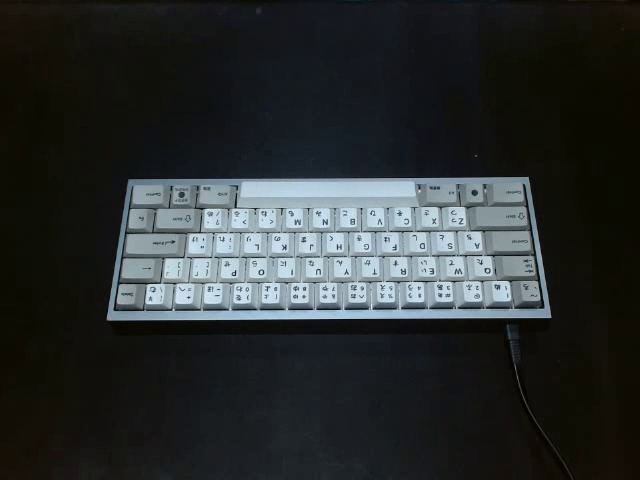
#> input picture application/backend/algorithm/images/keyboard.jpg, 640 x 480 px
$ python keyboard_detection.py
#> lines starting #> are read from the running program, lines starting #| are printed output that depends on the picture; after the words box and inside, x2 and y2 are one past the last pixel; in counts of white or black regions, pixels touching at a corner belong together
#> further down, image is the input picture: shape (480, 640, 3); mean B, G, R 46.9, 46.9, 42.7
from cv2 import cv2 as cv
import numpy as np

from copy import deepcopy

from algorithm import keyboard_map, common


# [16 lines left out: function getKeyboardImage, not called in this run]


def getEdgeFrame(frame: np.ndarray) -> np.ndarray:
    grayscaleFrame = cv.cvtColor(frame, cv.COLOR_BGR2GRAY)

    if common.DEBUG:
        cv.imshow("debug", grayscaleFrame)
        cv.waitKey(0)

    # Denoise while maintaining edges
    bilateralFilteredFrame = cv.bilateralFilter(grayscaleFrame, 11, 17, 17)
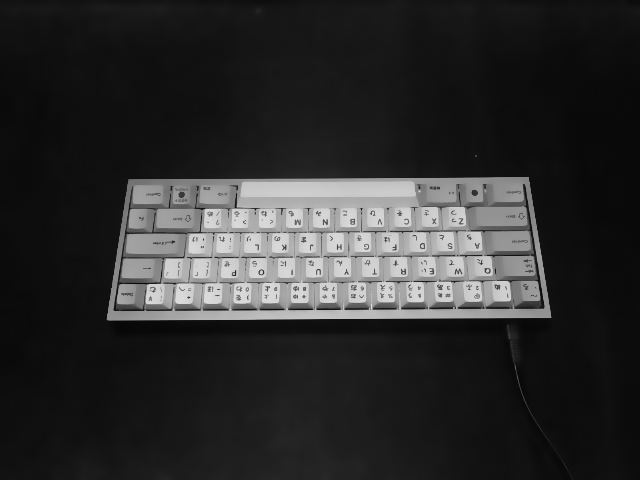
#> bilateralFilteredFrame: shape (480, 640); min 7, max 228, mean 45.7

    if common.DEBUG:
        cv.imshow("debug", bilateralFilteredFrame)
        cv.waitKey(0)

    # Perform Sobel Filtering
    sobelX = cv.Sobel(
        src=bilateralFilteredFrame,
        ddepth=cv.CV_64F,
        dx=1,
        dy=0,
        ksize=3,
        borderType=cv.BORDER_DEFAULT,
    )
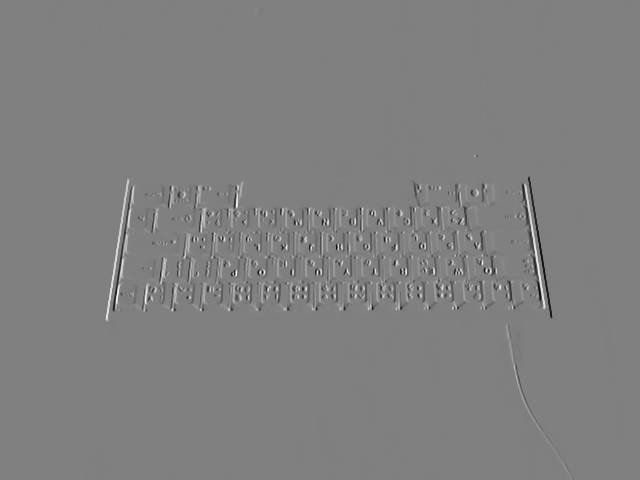
#> sobelX: shape (480, 640) float64; min -658, max 651, mean 0; drawn with min black and max white

    sobelY = cv.Sobel(
        src=bilateralFilteredFrame,
        ddepth=cv.CV_64F,
        dx=0,
        dy=1,
        ksize=3,
        borderType=cv.BORDER_DEFAULT,
    )
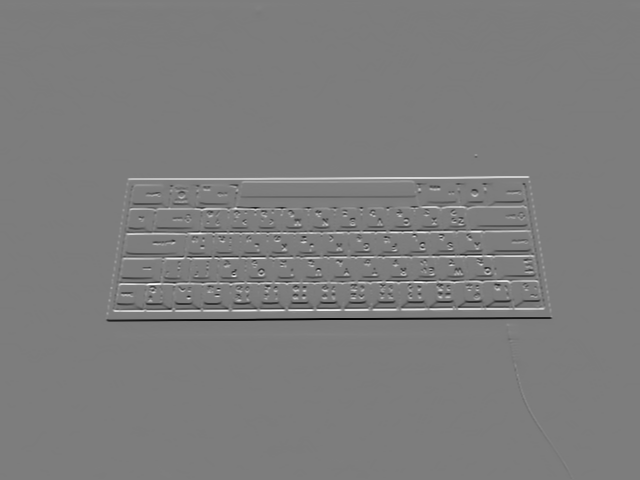
#> sobelY: shape (480, 640) float64; min -724, max 752, mean 0.1; drawn with min black and max white

    absSobelX = cv.convertScaleAbs(sobelX)
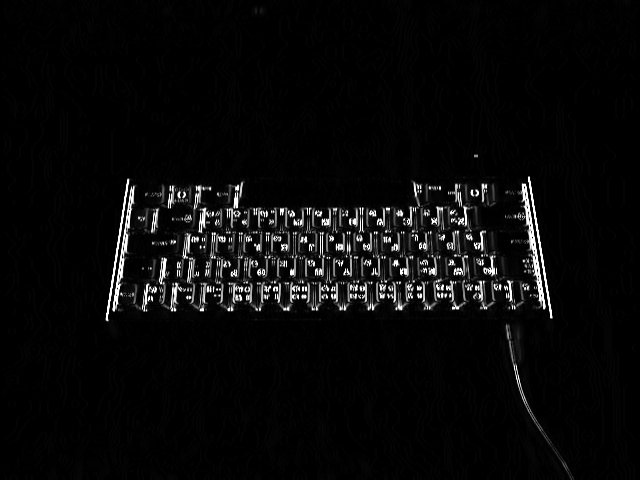
#> absSobelX: shape (480, 640); min 0, max 255, mean 9.7
    absSobelY = cv.convertScaleAbs(sobelY)
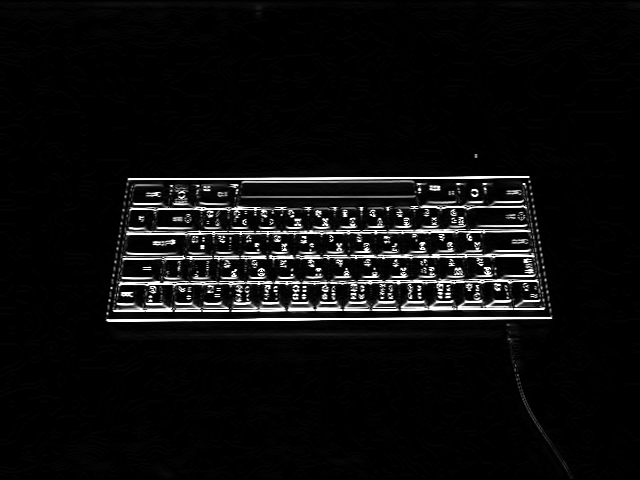
#> absSobelY: shape (480, 640); min 0, max 255, mean 13.7

    finalSobel = cv.addWeighted(absSobelX, 0.5, absSobelY, 0.5, 0)
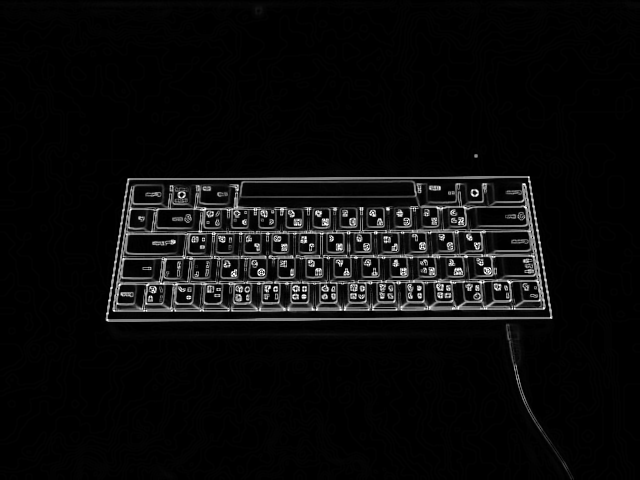
#> finalSobel: shape (480, 640); min 0, max 255, mean 11.7

    if common.DEBUG:
        cv.imshow("debug", finalSobel)
        cv.waitKey(0)

    # Use Otsu's Threshold to get better defined edges while not using arbitrary
    # values
    _, threshedFrame = cv.threshold(
        finalSobel, 0, 255, cv.THRESH_BINARY + cv.THRESH_OTSU
    )
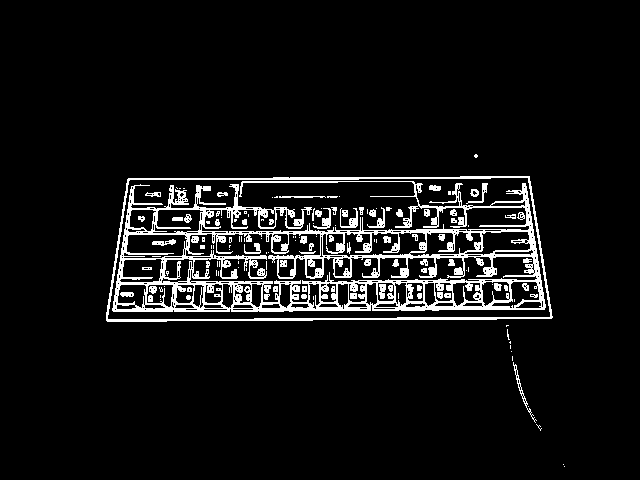
#> threshedFrame: shape (480, 640); 7.2% white; 143 white regions (71 under 20 px), largest, box (x1, y1, x2, y2) and area: (112, 181, 546, 312) 16232, (106, 176, 553, 322) 2703, (340, 208, 358, 228) 137

    if common.DEBUG:
        cv.imshow("debug", threshedFrame)
        cv.waitKey(0)

    return threshedFrame


# [39 lines left out: function transformImageMap, not called in this run]


def getImageMap(image: np.ndarray) -> np.ndarray:
    if common.DEBUG:
        cv.namedWindow("debug")

    edgeFrame = getEdgeFrame(image)
    contours = common.findContours(edgeFrame)
    largestContour = common.approximateLargestContour(contours)

    common.DEBUG_displayContours(edgeFrame, largestContour)

    imageMap = transformImageMap(largestContour, image.shape)

    if common.DEBUG:
        cv.destroyAllWindows()

    return imageMap


# [64 lines left out: functions filterVirtualMap, getKeyContourPoints, getAllContourPoints, getContourPointsFromImage, not called in this run]


if __name__ == "__main__":
    image = cv.imread("images/keyboard.jpg")
    getImageMap(image)
#> (the call stopped at in getImageMap, `contours = common.findContours(edgeFrame)`: algorithm is not available in this run)
